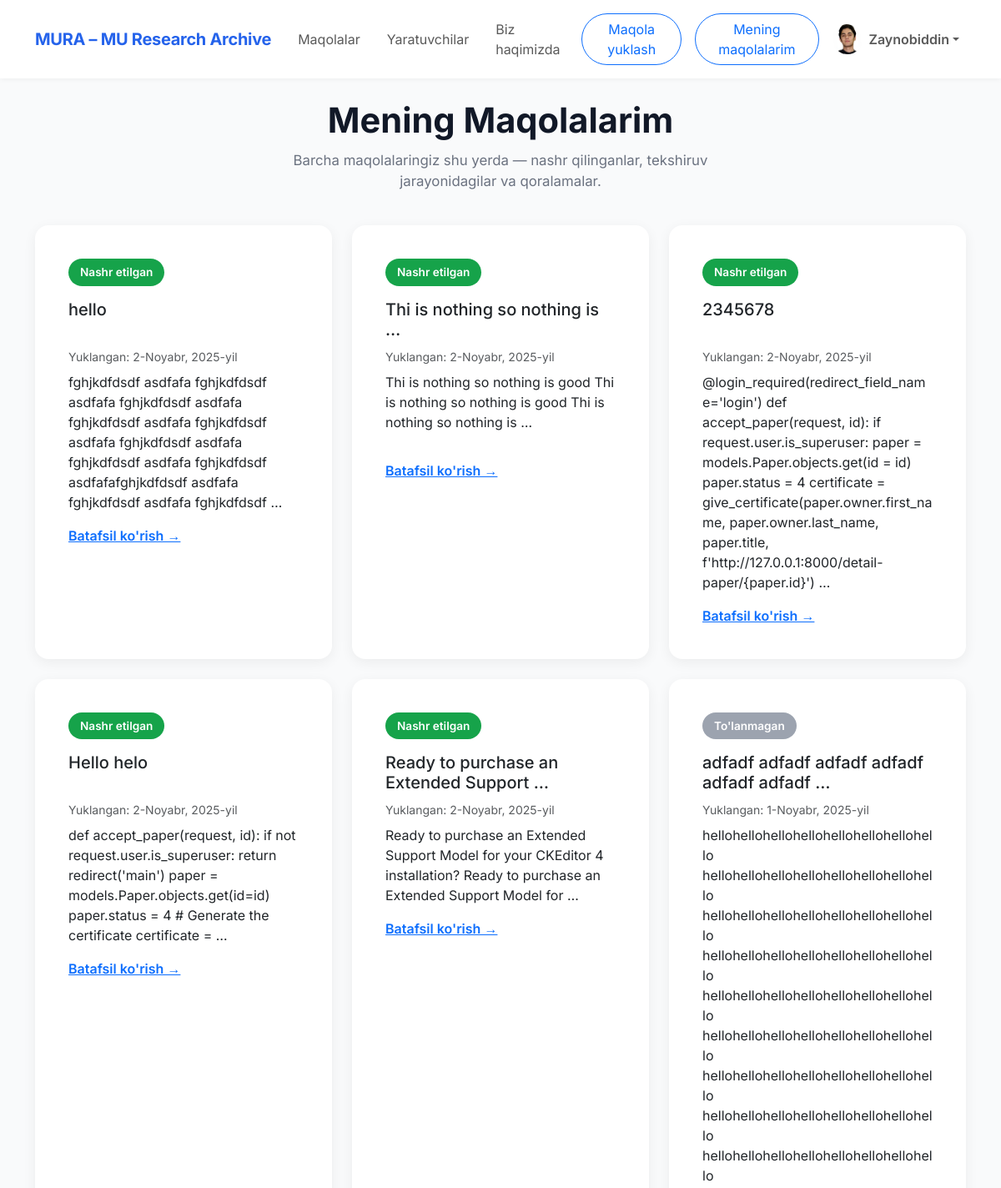
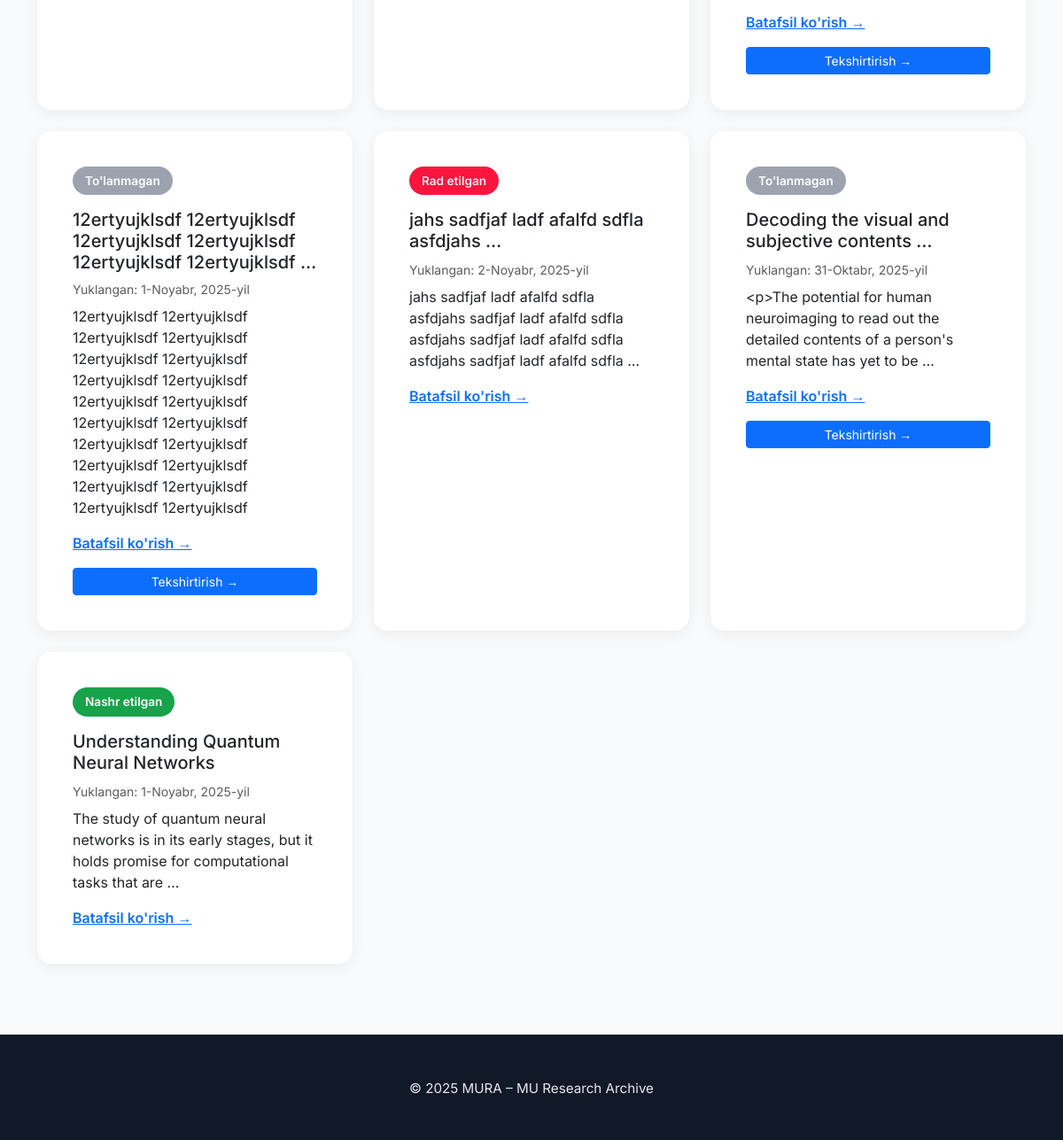
The page /my-papers/ (signed in) on the database its author committed (2 pictures, top to bottom).
### main/models.py (models this page shows, shortened)
class CustomUser(AbstractUser):
    avatar = models.ImageField(upload_to='avatars/', null=True, blank=True)
    status = models.IntegerField(default=0)

class Paper(models.Model):
    STATUS_CHOICES = [
        (1, 'draft'),
        (2, 'on_process'),
        (3, 'declined'),
        (4, 'accepted'),
        (5, 'payment_process'),
        (6, 'blocked')
    ]
    owner = models.ForeignKey(CustomUser, on_delete=models.CASCADE)
    category = models.ForeignKey('Category', on_delete=models.SET_NULL, null=True)
    title = models.CharField(
        max_length=200,
        validators=[MinLengthValidator(1)],
        help_text="Sarlavha 1–100 belgidan iborat bo‘lishi kerak."
    )
    abstract = models.TextField(
        validators=[MinLengthValidator(100)],
        help_text="Qisqacha mazmun kamida 100 ta belgidan iborat bo‘lishi kerak."
    )
    intro = models.TextField()
    file = models.FileField(upload_to='pdfs/')
    status = models.IntegerField(
        choices=STATUS_CHOICES,
        default=1,
        help_text="Maqolaning joriy holatini tanlang."
    )
    published_at = models.DateField(auto_now=True)
    keywords = models.CharField(
        validators=[MinLengthValidator(10)],
        help_text="Kalit so‘zlar 10–300 belgidan iborat bo‘lishi kerak."
    )
    pages = models.IntegerField(
        null=True,
        blank=True,
        help_text="Betlar soni 3–50 oralig‘ida bo‘lishi kerak."
    )
    organization = models.CharField(
        max_length=120,
        validators=[MinLengthValidator(1)],
        null=True,
        blank=True,
        help_text="Tashkilot nomi 5–120 belgidan iborat bo‘lishi kerak."
    )
    paid_at = models.DateTimeField(null=True, blank=True)
    reject_count = models.IntegerField(default=0)
    citations = models.TextField(null=True)
    certificate = models.FileField(null=True)

### main/views.py (the view)
# urls.py: path('my-papers/', MyPapersView.as_view(), name='my_papers'),
class MyPapersView(LoginRequiredMixin, ListView):
    model = Paper
    template_name = 'papers.html'
    context_object_name = 'papers'
    login_url = 'login'
    def get_queryset(self):
        return Paper.objects.filter(owner=self.request.user).order_by('-id')

### templates/papers.html (shortened to what this page needs)
{% extends "base.html" %}
{% load static %}
{% block style %}
    <link href="https://cdn.jsdelivr.net/npm/bootstrap@5.3.3/dist/css/bootstrap.min.css" rel="stylesheet"/>
    <link rel="stylesheet" href="{% static 'main/css/papers.css' %}">
{% endblock %}
{% block content %}
    <section class="container my-5">
        <div class="section-header">
            <h1>Mening Maqolalarim</h1>
            <p>Barcha maqolalaringiz shu yerda — nashr qilinganlar, tekshiruv jarayonidagilar va qoralamalar.</p>
        </div>
        <div class="row g-4">
            {% for paper in papers %}
                <div class="col-12 col-md-6 col-lg-4 d-flex">
                    <div class="card p-4 flex-fill">
                        <div class="card-body">
                            {% if paper.status == 1 %}
                                <span class="status-badge status-draft">To'lanmagan</span>
                            {% elif paper.status == 2 %}
                                <span class="status-badge status-review">Tekshiruv jarayonida</span>
                            {% elif paper.status == 3 %}
                                <span class="status-badge status-decline">Rad etilgan</span>
                            {% elif paper.status == 4 %}
                                <span class="status-badge status-published">Nashr etilgan</span>
                            {% elif paper.status == 5 %}
                                <span class="status-badge status-review">To'lov tekshirilmoqda</span>
                            {% endif %}
                            <h5 class="card-title mt-2" style="min-height: 50px;">{{ paper.title|truncatewords:6 }}</h5>
                            <p class="text-muted small mb-2">Yuklangan: {{ paper.published_at }}</p>
                            <p style="min-height: 90px;">{{ paper.intro|truncatewords:20}}</p>
                            <a href="{% url 'my_paper' paper.id %}" class="text-primary fw-semibold">Batafsil ko'rish
                                →</a>
                            {% if paper.status == 1 %}
                                <a style="width: 100%;" href="{% url 'apply_otp' paper.id %}"
                                   class="btn btn-sm btn-primary mt-3">Tekshirtirish →</a>
                            {% endif %}
                        </div>
                    </div>
                </div>
            {% endfor %}
        </div>
    </section>
{% endblock %}

### templates/base.html (shortened to what this page needs)
{% load static %}
<!DOCTYPE html>
<html lang="en">
<head>
    <link href="https://cdn.jsdelivr.net/npm/bootstrap@5.3.3/dist/css/bootstrap.min.css" rel="stylesheet"/>
    <link
            rel="stylesheet"
            href="https://cdn.jsdelivr.net/npm/bootstrap-icons@1.11.3/font/bootstrap-icons.css"
    />
    {% block style %}{% endblock %}
</head>
<body>
<nav class="navbar navbar-expand-lg fixed-top">
    <div class="container">
        <a class="navbar-brand" href="{% url 'main' %}">MURA – MU Research Archive</a>
        <div class="collapse navbar-collapse" id="navmenu">
            <ul class="navbar-nav ms-auto align-items-lg-center">
                <li class="nav-item"><a href="{% url 'all_papers' %}" class="nav-link px-3">Maqolalar</a></li>
                <li class="nav-item"><a href="{% url 'creators' %}" class="nav-link px-3">Yaratuvchilar</a></li>
                <li class="nav-item"><a href="{% url 'about' %}" class="nav-link px-3">Biz haqimizda</a></li>
                {% if user.is_authenticated %}
                    <li class="nav-item"><a href="{% url 'upload_paper' %}"
                                            class="m-lg-2 mb-2 px-3 btn btn-outline-primary rounded-pill">Maqola
                        yuklash</a></li>
                    <li class="nav-item"><a href="{% url 'my_papers' %}"
                                            class="px-3 m-lg-2 mb-2  btn btn-outline-primary rounded-pill">Mening
                        maqolalarim</a>
                    </li>
                    <li class="nav-item dropdown">
                        <a class="nav-link dropdown-toggle d-flex align-items-center" href="#" id="profileDropdown"
                           role="button" data-bs-toggle="dropdown" aria-expanded="false">
                            {% if user.avatar %}
                                <img src="{{ user.avatar.url }}" alt="Avatar" class="rounded-circle" width="36"
                                     height="36" style="object-fit: cover;">
                            {% else %}
                                <img src="https://cdn-icons-png.flaticon.com/512/847/847969.png" alt="Default Avatar"
                                     class="rounded-circle" width="36" height="36" style="object-fit: cover;">
                            {% endif %}
                            <span class="ms-2 fw-semibold">{{ user.first_name }}</span>
                        </a>
                    </li>
                {% else %}
                    <li class="nav-item"><a href="{% url 'login' %}"
                                            class="btn btn-primary btn-sm ms-lg-3 p-2 m-1 text-white">Kirish</a></li>
                    <li class="nav-item"><a href="{% url 'register' %}"
                                            class="btn btn-primary btn-sm ms-lg-3 p-2 m-1 text-white">Ro'yxatdan
                        o'tish</a></li>
                {% endif %}
            </ul>
        </div>
    </div>
</nav>
{% block content %}
{% endblock %}
<footer>
    <div class="container">
        <p>© 2025 MURA – MU Research Archive</p>
    </div>
</footer>
</body>
</html>

### main/static/main/css/papers.css (style rules this page uses)
body { font-family: 'Inter', sans-serif; background-color: #f9fafb; color: #1f2937; overflow-x: hidden; padding-top: 72px; }
nav { background-color: #ffffff; box-shadow: 0 1px 6px rgba(0, 0, 0, 0.05); }
.navbar-brand { font-weight: 700; color: #2563eb !important; letter-spacing: -0.3px; }
.section-header { text-align: center; margin-bottom: 2.5rem; }
.section-header h1 { font-weight: 700; font-size: clamp(2rem, 4vw, 2.6rem); color: #111827; }
.section-header p { color: #6b7280; font-size: 1.05rem; max-width: 600px; margin: 10px auto 0; }
.card { border: none; border-radius: 16px; box-shadow: 0 4px 16px rgba(0,0,0,0.06); transition: transform .25s ease; }
.status-badge { border-radius: 999px; padding: 6px 14px; font-size: 0.85rem; font-weight: 600; color: white; display: inline-block; margin-bottom: 8px; }
.status-published { background-color: #16a34a; }
.status-decline { background-color: #fa153f; color: #f0f0f0; }
.status-draft { background-color: #9ca3af; }
footer { text-align: center; padding: 50px 0 30px; background: #111827; color: #e5e7eb; font-size: .95rem; margin-top: 80px; }

### rows shown on the page
CustomUser: avatar (picture), first_name "Zaynobiddin"
Paper: status "Nashr etilgan", title "hello", published_at "2-Noyabr, 2025-yil", intro "fghjkdfdsdf asdfafa fghjkdfdsdf asdfafa fghjkdfdsdf asdfafa fghjkdfdsdf asdfafa fghjkdfdsdf asdfafa fghjkdfdsdf asdfafa fghjkdfdsdf asdfafa fghjkdfdsdf asdfafafghjkdfdsdf asdfafa fghjkdfdsdf asdfafa fghjkdfdsdf …"
Paper: status "Nashr etilgan", title "Thi is nothing so nothing is …", published_at "2-Noyabr, 2025-yil", intro "Thi is nothing so nothing is good Thi is nothing so nothing is good Thi is nothing so nothing is …"
Paper: status "Nashr etilgan", title "2345678", published_at "2-Noyabr, 2025-yil", intro "@login_required(redirect_field_name='login') def accept_paper(request, id): if request.user.is_superuser: paper = models.Paper.objects.get(id = id) paper.status = 4 certificate = give_certificate(paper.owner.first_name, paper.owner.last_name, paper.title, f'http://127.0.0.1:8000/detail-paper/{paper.id}') …"
Paper: status "Nashr etilgan", title "Hello helo", published_at "2-Noyabr, 2025-yil", intro "def accept_paper(request, id): if not request.user.is_superuser: return redirect('main') paper = models.Paper.objects.get(id=id) paper.status = 4 # Generate the certificate certificate = …"
Paper: status "Nashr etilgan", title "Ready to purchase an Extended Support …", published_at "2-Noyabr, 2025-yil", intro "Ready to purchase an Extended Support Model for your CKEditor 4 installation? Ready to purchase an Extended Support Model for …"
Paper: status "To'lanmagan", title "adfadf adfadf adfadf adfadf adfadf adfadf …", published_at "1-Noyabr, 2025-yil", intro "hellohellohellohellohellohellohellohello hellohellohellohellohellohellohellohello hellohellohellohellohellohellohellohello hellohellohellohellohellohellohellohello hellohellohellohellohellohellohellohello hellohellohellohellohellohellohellohello hellohellohellohellohellohellohellohello hellohellohellohellohellohellohellohello hellohellohellohellohellohellohellohello"
Paper: status "To'lanmagan", title "12ertyujklsdf 12ertyujklsdf 12ertyujklsdf 12ertyujklsdf 12ertyujklsdf 12ertyujklsdf …", published_at "1-Noyabr, 2025-yil", intro "12ertyujklsdf 12ertyujklsdf 12ertyujklsdf 12ertyujklsdf 12ertyujklsdf 12ertyujklsdf 12ertyujklsdf 12ertyujklsdf 12ertyujklsdf 12ertyujklsdf 12ertyujklsdf 12ertyujklsdf 12ertyujklsdf 12ertyujklsdf 12ertyujklsdf 12ertyujklsdf 12ertyujklsdf 12ertyujklsdf 12ertyujklsdf 12ertyujklsdf"
Paper: status "Rad etilgan", title "jahs sadfjaf ladf afalfd sdfla asfdjahs …", published_at "2-Noyabr, 2025-yil", intro "jahs sadfjaf ladf afalfd sdfla asfdjahs sadfjaf ladf afalfd sdfla asfdjahs sadfjaf ladf afalfd sdfla asfdjahs sadfjaf ladf afalfd sdfla …"
Paper: status "To'lanmagan", title "Decoding the visual and subjective contents …", published_at "31-Oktabr, 2025-yil", intro "<p>The potential for human neuroimaging to read out the detailed contents of a person's mental state has yet to be …"
Paper: status "Nashr etilgan", title "Understanding Quantum Neural Networks", published_at "1-Noyabr, 2025-yil", intro "The study of quantum neural networks is in its early stages, but it holds promise for computational tasks that are …"
